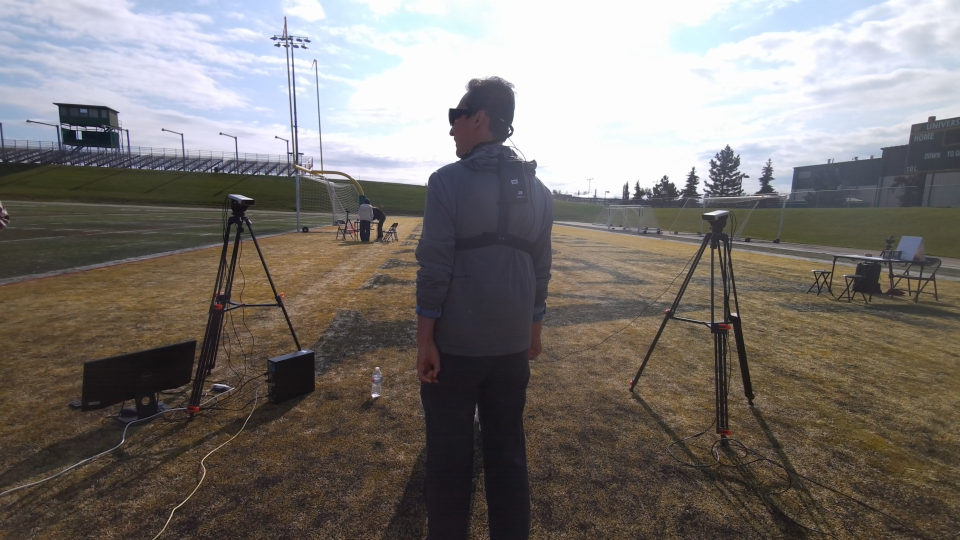
#> input picture experimental/color00000.jpg, 1920 x 1080 px, found by its file name (shown at 1/2 size)
$ python rgb_resize_test.py
#> lines starting #> are read from the running program, lines starting #| are printed output that depends on the picture
import sys
sys.path.append('../')

import cv2
from utils import data_loader


img_path = '/home/hamid/Documents/footefield/data/AzureKinectRecord_0729/azure_kinect1_4_calib_snap/color00000.jpg'


img_rgb = cv2.imread(img_path)
#> img_rgb is the input picture: shape (1080, 1920, 3); mean B, G, R 114, 117.5, 122.6


def downsample_keep_aspect_ratio(img, size):
#> called with size = (640, 576)
    aspect_ratio_org = img.shape[0] / img.shape[1]
#> aspect_ratio_org = 0.562
    aspect_ratio_new = size[1] / size[0]

    if aspect_ratio_new > aspect_ratio_org:
        width_resize = int(img.shape[1] * (size[1] / img.shape[0]))
#> width_resize = 1024
        height_resize = size[1]
        center = width_resize // 2
#> center = 512

        img_resize = cv2.resize(img, (width_resize, height_resize))
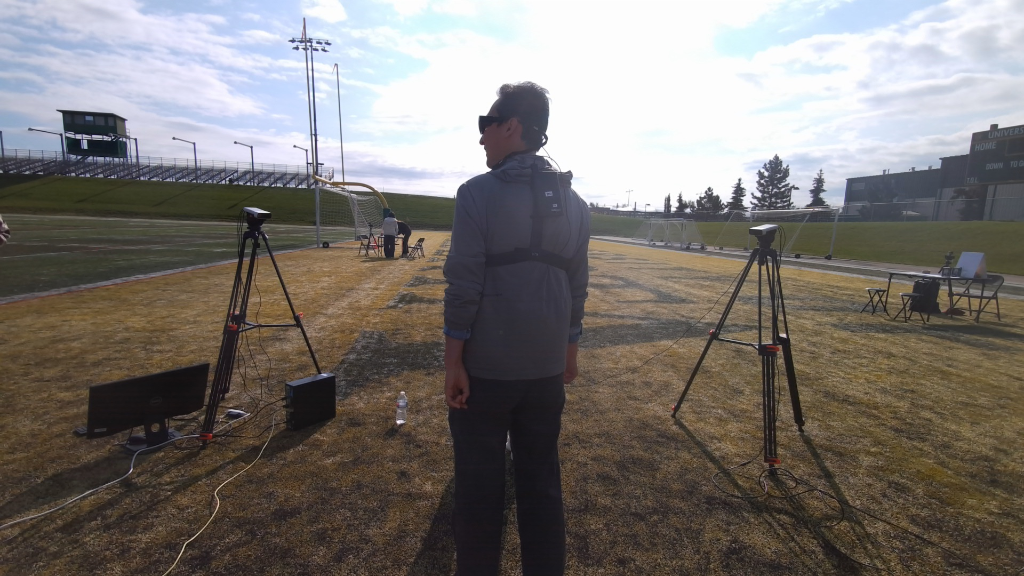
#> img_resize: shape (576, 1024, 3); mean B, G, R 113.9, 117.5, 122.5
        img_resize = img_resize[
            :, center - size[0] // 2:center + size[0] // 2]
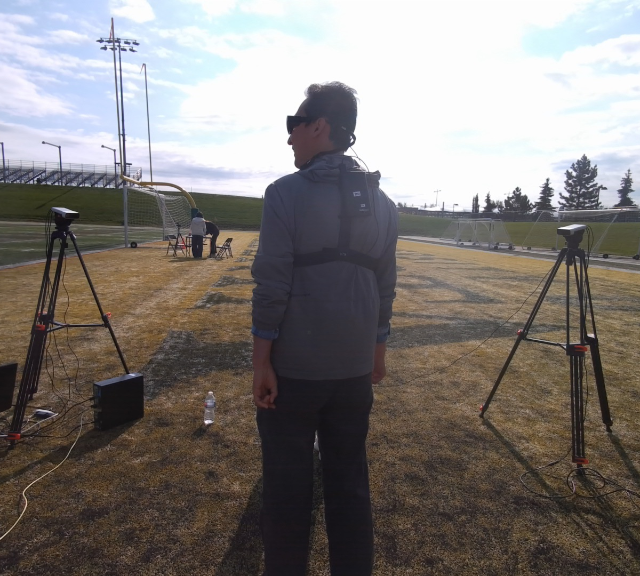
#> img_resize: shape (576, 640, 3); mean B, G, R 120, 122.9, 128.1
    else:
        width_resize = size[0]
        height_resize = int(img.shape[0] * (size[0] / img.shape[1]))
        center = height_resize // 2

        img_resize = cv2.resize(img, (width_resize, height_resize))
        img_resize = img_resize[
            center - size[0] // 2:center + size[0] // 2, :]

    return img_resize


img_resize = downsample_keep_aspect_ratio(
    img_rgb,
    (
        data_loader.IMAGE_INFRARED_WIDTH,
        data_loader.IMAGE_INFRARED_HEIGHT
    )
)

print(img_resize.shape)
#| (576, 640, 3)

cv2.imshow('frame', img_resize)
cv2.waitKey(0)
